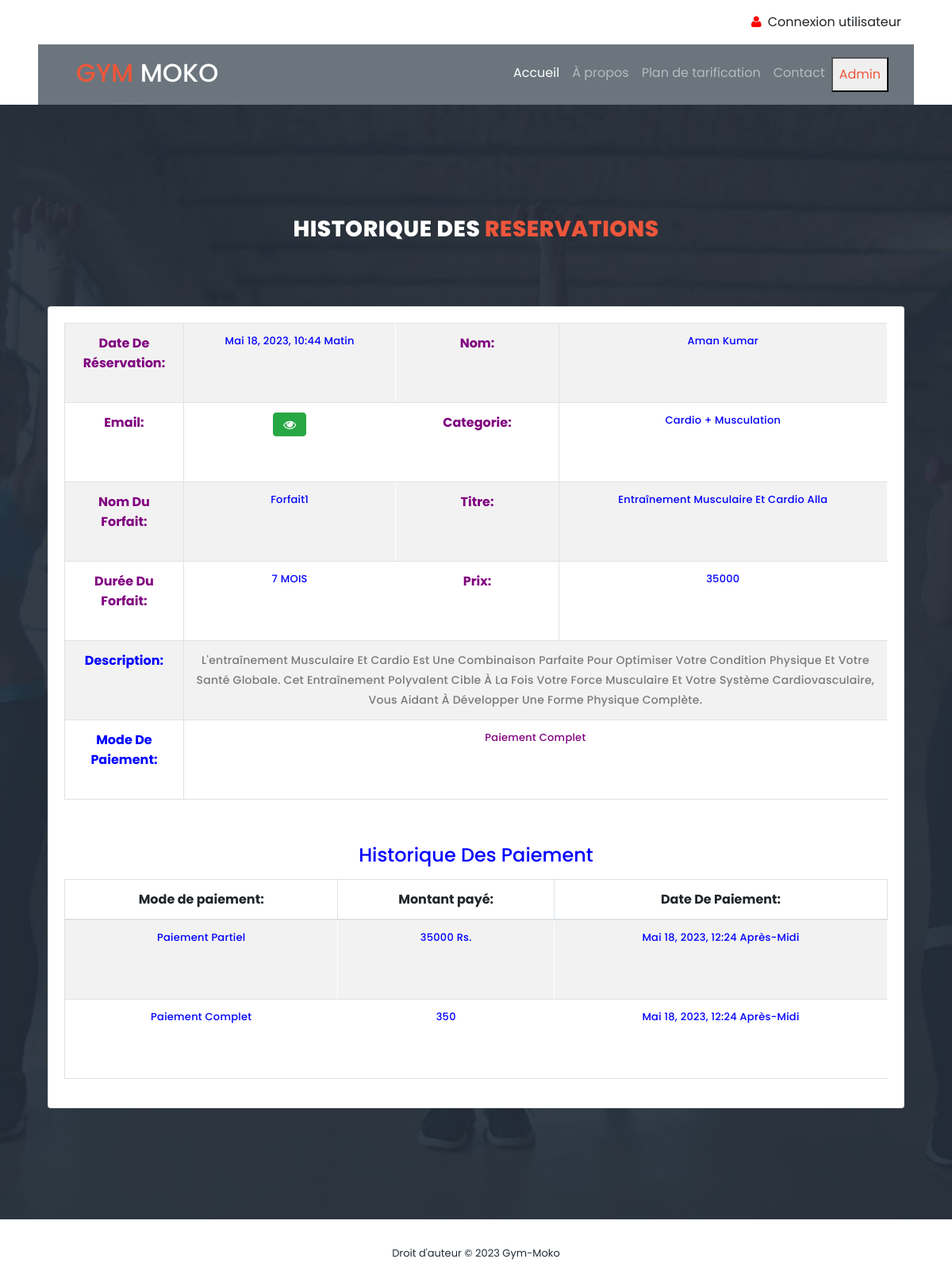
The page /booking_detail/1/ on the database its author committed.
### gym/models.py (models this page shows, shortened)
class Booking(models.Model):
    package = models.ForeignKey(Package, on_delete=models.CASCADE, null=True, blank=True)
    register = models.ForeignKey(Signup, on_delete=models.CASCADE, null=True, blank=True)
    bookingnumber = models.CharField(max_length=100, null=True, blank=True)
    status = models.IntegerField(choices=STATUS, default=1)
    creationdate = models.DateTimeField(auto_now_add=True)

class Package(models.Model):
    category = models.ForeignKey(Category, on_delete=models.CASCADE, null=True)
    packagename = models.ForeignKey(Packagetype, on_delete=models.CASCADE, null=True)
    titlename = models.CharField(max_length=200, null=True)
    packageduration = models.CharField(max_length=50, null=True)
    price = models.CharField(max_length=200, null=True)
    description = models.CharField(max_length=200, null=True)
    creationdate = models.DateTimeField(auto_now_add=True)

class Signup(models.Model):
    user = models.ForeignKey(User, on_delete=models.CASCADE, null=True)
    mobile = models.CharField(max_length=15, null=True)
    state = models.CharField(max_length=150, null=True)
    city = models.CharField(max_length=150, null=True)
    address = models.CharField(max_length=200, null=True)
    creationdate = models.DateTimeField(auto_now_add=True)

class Category(models.Model):
    categoryname = models.CharField(max_length=200, null=True)
    status = models.CharField(max_length=300, null=True)
    creationdate = models.DateTimeField(auto_now_add=True)

class Packagetype(models.Model):
    category = models.ForeignKey(Category, on_delete=models.CASCADE, null=True)
    packagename = models.CharField(max_length=200, null=True)
    creationdate = models.DateTimeField(auto_now_add=True)
    def __str__(self):
        return self.packagename

class Paymenthistory(models.Model):
    user = models.ForeignKey(Signup, on_delete=models.CASCADE, null=True, blank=True)
    booking = models.ForeignKey(Booking, on_delete=models.CASCADE, null=True, blank=True)
    price = models.CharField(max_length=100, null=True, blank=True)
    status = models.IntegerField(choices=STATUS, default=1)
    creationdate = models.DateTimeField(auto_now_add=True)

### gym/views.py (the view, shortened to what this page needs)
# urls.py: path('booking_detail/<int:pid>/', booking_detail, name="booking_detail"),
def booking_detail(request, pid):
    data = Booking.objects.get(id=pid)
    payment = Paymenthistory.objects.filter(booking=data)
    if request.user.is_staff:
        return render(request, "admin/admin_booking_detail.html", locals())
    else:
        return render(request, "user_booking_detail.html", locals())

### gym/templates/user_booking_detail.html (shortened to what this page needs)
{% extends "./base_user.html" %}
{% load static %}
{% block content %}
<section class="section" id="schedule">
    <div class="container">
        <div class="row">
            <div class="col-lg-6 offset-lg-3">
                <div class="section-heading dark-bg">
                    <h2>Historique Des <em>Reservations</em></h2>
                </div>
            </div>
        </div>
        <section class="content">
        <div class="container">
            <div class="row">
                <div class="col-12">
                    <div class="card">
                        <div class="card-body">
                            <table id="example" class="table table-bordered table-striped">
                                <tr>
                                    <th style="color:purple">Date De Réservation:</th>
                                    <td style="color:blue">{{data.package.creationdate}}</td>
                                    <th style="color:purple">Nom:</th>
                                    <td style="color:blue">{{data.register.user.first_name}} {{data.register.user.last_name}}</td>
                                </tr>
                                <tr>
                                    <th style="color:purple">Email:</th>
                                    <td>
                                        <button type="button" class="btn btn-success" id="email-btn-{{forloop.counter}}" onclick="togglePassword('email-{{forloop.counter}}', this.id)"><i class="fa fa-eye"></i></button>
                                    </td>
                                    <th style="color:purple">Categorie:</th>
                                    <td style="color:blue">{{data.package.category.categoryname}}</td>
                                </tr>
                                <tr>
                                    <th style="color:purple">Nom Du Forfait:</th>
                                    <td style="color:blue">{{data.package.packagename}}</td>
                                    <th style="color:purple">Titre:</th>
                                    <td style="color:blue">{{data.package.titlename}}</td>
                                </tr>
                                <tr>
                                    <th style="color:purple">Durée Du Forfait:</th>
                                    <td style="color:blue">{{data.package.packageduration}}</td>
                                    <th style="color:purple">Prix:</th>
                                    <td style="color:blue">{{data.package.price}}</td>
                                </tr>
                                <tr>
                                    <th style="color:blue">Description:</th>
                                    <td colspan="10" style="color:purple">{{data.package.description|safe}}</td>
                                </tr>
                                <tr>
                                    <th style="color:blue">Mode De Paiement:</th>
                                    <td colspan="10" style="color:purple">{{data.get_status_display}}</td>
                                </tr>
                            </table>
                            <table id="example6" class="table table-bordered table-striped">
                                        <div class="card-body">
                                            <tr>
                                                <center>
                                                    <h4 style="color:blue">Historique Des Paiement</h4>
                                                </center>
                                            </tr>
                                            <table id="example5" class="table table-bordered table-striped">
                                                <thead>
                                                <tr>
                                                    <th>Mode de paiement:</th>
                                                    <th>Montant payé:</th>
                                                    <th>Date De Paiement:</th>
                                                </tr>
                                                </thead>
                                                <tbody>
                                                {% for i in payment %}
                                                <tr>
                                                    <td style="color:blue">{{i.get_status_display}}</td>
                                                    <td style="color:blue">{{i.price}}</td>
                                                    <td style="color:blue">{{i.creationdate}}</td>
                                                </tr>
                                                {% endfor %}
                                                </tbody>
                                            </table>
                                        </div>
                            </table>
                        </div>
                    </div>
                </div>
            </div>
        </div>
        </section>
    </div>
</section>
{% endblock content %}

### gym/static/assets/css/templatemo-training-studio.css (style rules this page uses)
html, body, div, span, applet, object, iframe, h1, h2, h3, h4, h5, h6, p, blockquote, div pre, a, abbr, acronym, address, big, cite, code, del, dfn, em, font, img, ins, kbd, q, s, samp, small, strike, strong, sub, sup, tt, var, b, u, i, center, dl, dt, dd, ol, ul, li, figure, header, nav, section, article, aside, footer, figcaption { margin: 0; padding: 0; border: 0; outline: 0; }
header, nav, section, article, aside, footer, hgroup { display: block; }
* { box-sizing: border-box; }
html, body { font-family: 'Poppins', sans-serif; font-weight: 400; background-color: #fff; font-size: 16px; -ms-text-size-adjust: 100%; -webkit-font-smoothing: antialiased; -moz-osx-font-smoothing: grayscale; }
h1, h2, h3, h4, h5, h6 { margin-top: 0px; margin-bottom: 0px; }
p { font-size: 14px; line-height: 25px; color: #7a7a7a; }
html, body { background: #fff; font-family: 'Poppins', sans-serif; }
.section-heading { text-align: center; margin-top: 140px; margin-bottom: 80px; }
.section-heading h2 { font-size: 28px; font-weight: 800; color: #232d39; text-transform: uppercase; letter-spacing: 0.5px; margin-top: 0px; margin-bottom: 0px; }
.section-heading h2 em { font-style: normal; color: #ed563b; }
.dark-bg h2 { color: #fff; }
#schedule { padding: 0px 0px 140px 0px; background-image: url(../images/schedule-bg.jpg); background-position: center center; background-repeat: no-repeat; background-size: cover; }
#schedule table { width: 100%; text-align: center; border: 1px solid #fff; }
#schedule table tbody { border-top: 1px solid #fff; }
#schedule table tbody tr { border-bottom: 1px solid #fff; }
#schedule table tbody tr td { border-right: 1px solid #fff; height: 100px; }
#schedule table tr td { color: #fff; font-size: 13px; text-transform: capitalize; font-weight: 500; letter-spacing: 0.25px; }

### gym/templates/user_booking_detail.html (style rules this page uses)
td { padding:0px; }

### rows shown on the page
Booking: package.creationdate "Mai 18, 2023, 10:44 Matin", register.user.first_name "Aman", register.user.last_name "Kumar", package.category.categoryname "Cardio + Musculation", package.packagename "Forfait1", package.titlename "Entraînement Musculaire Et Cardio Alla", package.packageduration "7 MOIS", package.price "35000", package.description "L'entraînement Musculaire Et Cardio Est Une Combinaison Parfaite Pour Optimiser Votre Condition Physique Et Votre Santé Globale. Cet Entraînement Polyvalent Cible À La Fois Votre Force Musculaire Et Votre Système Cardiovasculaire, Vous Aidant À Développer Une Forme Physique Complète.", status "Paiement Complet"
Paymenthistory: status "Paiement Partiel", price "35000 Rs.", creationdate "Mai 18, 2023, 12:24 Après-Midi"
Paymenthistory: status "Paiement Complet", price "350", creationdate "Mai 18, 2023, 12:24 Après-Midi"
